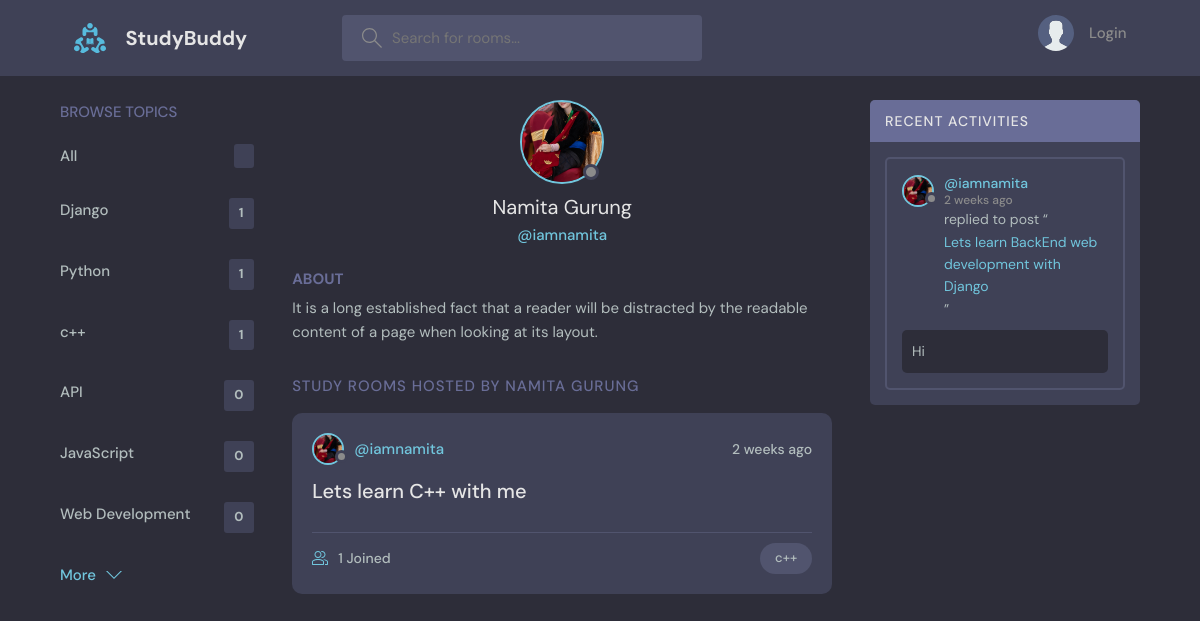
The page /profile/4/ on the database its author committed.
### ProjectApp/models.py (models this page shows, shortened)
class Topic(models.Model):
    name = models.CharField(max_length=200)

class User(AbstractUser):
    name = models.CharField(max_length=200, null=True)
    email = models.EmailField(unique = True, null = True)
    bio = models.TextField(null = True)
    avatar = models.ImageField(null = True, default='avatar.svg')
    USERNAME_FIELD = 'email'
    REQUIRED_FIELDS = []

class Room(models.Model):
    host = models.ForeignKey(User, on_delete=models.SET_NULL, null=True)
    topic = models.ForeignKey(Topic, on_delete=models.SET_NULL, null = True)
    name = models.CharField(max_length=200)
    description = models.TextField(null=True, blank=True)
    participants = models.ManyToManyField(User, related_name='participant', blank=True)
    updated = models.DateTimeField(auto_now=True)
    created = models.DateTimeField(auto_now_add=True)
    class Meta:
        ordering = ['-updated', '-created']
    def __str__(self):
        return self.name

class Message(models.Model):
    user = models.ForeignKey(User, on_delete=models.CASCADE)
    room = models.ForeignKey(Room, on_delete=models.CASCADE)
    body = models.TextField()
    updated = models.DateTimeField(auto_now=True)
    created = models.DateTimeField(auto_now_add=True)
    class Meta:
        ordering = ['-updated', '-created']

### ProjectApp/views.py (the view)
# urls.py: path('profile/<str:pk>/', views.profile, name='user-profile'),
def profile(request, pk):
    q = request.GET.get('q') if request.GET.get('q') != None else ''
    user = User.objects.get(id=pk)
    rooms = user.room_set.filter(
        Q(topic__name__icontains = q) |
        Q(name__icontains = q) |
        Q(description__icontains = q)
    )
    topics = Topic.objects.all()
    room_messages = user.message_set.all()
    context = {'user': user, 'rooms':rooms, 'topics':topics, 'room_messages':room_messages}
    return render(request, 'profile.html', context)

### templates/profile.html (shortened to what this page needs)
{% extends 'main.html' %}
{% block content %}
{% include 'nav.html' %}
<main class="profile-page layout layout--3">
    <div class="container">
    <div class="topics">
        {% include 'topic_component.html' %}
    </div>
    <div class="roomList">
        <div class="profile">
        <div class="profile__avatar">
            {% if user.is_active %}
            <div class="avatar avatar--large active">
                    <img src="{{user.avatar.url}}" />
            </div>
            {% else %}
            <div class="avatar avatar--large">
                    <img src="{{user.avatar.url}}" />
            </div>
            {% endif %}
        </div>
        <div class="profile__info">
            <h3> {{user.name}} </h3>
            <p>@{{user.username}}</p>
        </div>
        <div class="profile__about">
            <h3>About</h3>
            <p>
            {{user.bio}}
            </p>
        </div>
        </div>
        <div class="roomList__header">
        <div>
            <h2>Study Rooms Hosted by {{user.name}}</a>
            </h2>
        </div>
        </div>
        {% include 'feed_component.html' %}
    </div>
    <div class="activities">
        {% include 'activity_component.html' %}
    </div>
    </div>
</main>
{% endblock %}

### templates/main.html (shortened to what this page needs)
<!DOCTYPE html>
{% load static %}
<html lang="en">
    <head>
        <link rel="stylesheet" href="{% static 'styles/style.css' %}" />
      </head>
    <body>
    {% block content %}
    {% endblock %}
    </body>
</html>

### templates/nav.html (shortened to what this page needs)
{% load static %}
<header class="header header--loggedIn">
    <div class="container">
      <a href="{% url 'home' %}" class="header__logo">
        <img src="{% static 'images/assets/logo.svg' %}" />
        <h1>StudyBuddy</h1>
      </a>
      <form class="header__search" action="{% url 'home' %}">
        <label>
          <input type="text" name="q" placeholder="Search for rooms..." />
        </label>
      </form>
      <nav class="header__menu">
        {% if request.user.is_authenticated %}
        <div class="header__user">
          <a href="{% url 'user-profile' request.user.id %}">
            <div class="avatar avatar--medium active">
              <img src="{{request.user.avatar.url}}" />
            </div>
            <p>{{request.user.name}} <span>@{{request.user.username}}</span></p>
          </a>
          <button class="dropdown-button">
            <svg version="1.1" xmlns="http://www.w3.org/2000/svg" width="32" height="32" viewBox="0 0 32 32">
              <title>chevron-down</title>
              <path d="M16 21l-13-13h-3l16 16 16-16h-3l-13 13z"></path>
            </svg>
          </button>
        </div>
        {% else %}
        <a href="{% url 'login' %}">
          <img src="{% static 'images/assets/avatar.svg' %}" />
          <p>Login</p>
        </a>
        {% endif %}
      </nav>
    </div>
  </header>

### templates/topic_component.html
{% if page == 'home' %}
<div class="topics__header">
    <h2>Browse Topics</h2>
</div>
<ul class="topics__list">
    <li>
    <a href="/">All <span>{{topics.count}}</span></a>
    </li>
    {% for topic in topics %}
    <li>
        <a href="{% url 'home' %}?q={{topic.name}}">{{topic.name}} <span>{{topic.room_set.all.count}}</span></a>
    </li>
    {% endfor %}
</ul>
<a class="btn btn--link" href="{% url 'topics' %}">
    More
    <svg version="1.1" xmlns="http://www.w3.org/2000/svg" width="32" height="32" viewBox="0 0 32 32">
    <title>chevron-down</title>
    <path d="M16 21l-13-13h-3l16 16 16-16h-3l-13 13z"></path>
    </svg>
</a>
{% else %}
<div class="topics__header">
    <h2>Browse Topics</h2>
</div>
<ul class="topics__list">
    <li>
    <a href="/">All <span>{{room_count}}</span></a>
    </li>
    {% for topic in topics %}
    <li>
        <a href="{% url 'user-profile' user.id  %}?q={{topic.name}}">{{topic.name}} <span>{{topic.room_set.all.count}}</span></a>
    </li>
    {% endfor %}
</ul>
<a class="btn btn--link" href="{% url 'topics' %}">
    More
    <svg version="1.1" xmlns="http://www.w3.org/2000/svg" width="32" height="32" viewBox="0 0 32 32">
    <title>chevron-down</title>
    <path d="M16 21l-13-13h-3l16 16 16-16h-3l-13 13z"></path>
    </svg>
</a>
{% endif %}

### templates/feed_component.html (shortened to what this page needs)
{% for room in rooms %}
<div class="roomListRoom">
    <div class="roomListRoom__header">
      <a href="{% url 'user-profile' room.host.id %}" class="roomListRoom__author">
        {% if room.host.is_active %}
        <div class="avatar avatar--small active">
          <img src="{{room.host.avatar.url}}" />
        </div>
        {% else %}
        <div class="avatar avatar--small">
          <img src="{{room.host.avatar.url}}" />
        </div>
        {% endif %}
        <span>@{{room.host.username }}</span>
      </a>
      <div class="roomListRoom__actions">
        <span>{{room.created|timesince}} ago</span>
      </div>
    </div>
    <div class="roomListRoom__content">
      <a href="{% url 'room' room.id %}">{{room.name}}</a>
    </div>
    <div class="roomListRoom__meta">
      <a href="{%url 'room' room.id %}" class="roomListRoom__joined">
        {{room.participants.count}} Joined
      </a>
      <p class="roomListRoom__topic">{{room.topic.name}}</p>
    </div>
  </div>
{% endfor %}

### templates/activity_component.html (shortened to what this page needs)
<div class="activities__header">
    <h2>Recent Activities</h2>
  </div>
  {% for room_message in room_messages %}
  <div class="activities__box">
    <div class="activities__boxHeader roomListRoom__header">
      <a href="{% url 'user-profile' room_message.user.id %}" class="roomListRoom__author">
        {% if room_message.user.is_active %}
        <div class="avatar avatar--small active">
          <img src="{{room_message.user.avatar.url}}" />
        </div>
        {% else %}
        <div class="avatar avatar--small">
          <img src="{{room_message.user.avatar.url}}" />
        </div>
        {% endif %}
        <p>
          @{{room_message.user.username}}
          <span>{{room_message.created|timesince}} ago</span>
        </p>
      </a>
    </div>
    <div class="activities__boxContent">
      <p>replied to post “<a href="{% url 'room' room_message.room.id %}">{{room_message.room}}</a>”</p>
      <div class="activities__boxRoomContent">
        {{room_message.body}}
      </div>
    </div>
  </div>
  {% endfor %}

### rows shown on the page
Topic: name "Django", room_set.all.count "1"
Topic: name "Python", room_set.all.count "1"
Topic: name "c++", room_set.all.count "1"
Topic: name "API", room_set.all.count "0"
Topic: name "JavaScript", room_set.all.count "0"
Topic: name "Web Development", room_set.all.count "0"
User: avatar (picture), name "Namita Gurung", username "iamnamita", bio "It is a long established fact that a reader will be distracted by the readable content of a page when looking at its layout.", name "NAMITA GURUNG"
Room: host.avatar (picture), host.username "iamnamita", created "2 weeks", name "Lets learn C++ with me", participants.count "1", topic.name "c++"
Message: user.avatar (picture), user.username "iamnamita", created "2 weeks", room "Lets learn BackEnd web development with Django", body "Hi"
